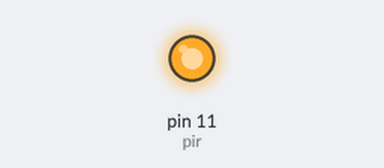
Simulated run of this program. Board: Raspberry Pi (header pin numbers), started with the arguments 1 1. Parts: output pins drawn as LEDs (lit = HIGH). What the program prints to the terminal is not drawn. At 0.0 s the program stops and its outputs stay as they are.

Above: at 0.1 s.
Timing chart, 0 to 1.5 s (numbered marks = the images above):
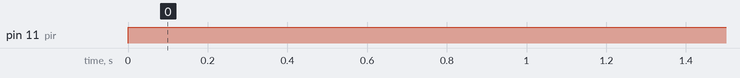

Measured:
- by itself, pin 11 (pir): LOW → HIGH at 0.00 s

The program:

ON1.py
```python
import RPi.GPIO as GPIO
import RPi.GPIO as IO #Import GPIO library
import time
import sys #Import time library
#from furl import furl

#import mysql.connector

GPIO.setmode(GPIO.BOARD)                          #Set GPIO pin numbering

#roomID=sys.argv[1]

room = sys.argv[1]

deviceId = sys.argv[2]

pir = 11

if(sys.argv[1]=="1" and sys.argv[2]=="1"):
    pir = 11                                        #Associate pin 26 to pir

elif(sys.argv[1]=="2" and sys.argv[2]=="1"):
    pir = 13                                        #Associate pin 26 to pir

elif(sys.argv[1]=="3" and sys.argv[2]=="1"):
    pir = 15                                        #Associate pin 26 to pir

elif(sys.argv[1]=="4" and sys.argv[2]=="1"):
    pir = 29                                        #Associate pin 26 to pir

elif(sys.argv[1]=="5" and sys.argv[2]=="1"):
    pir = 31                                        #Associate pin 26 to pir

elif(sys.argv[1]=="6" and sys.argv[2]=="1"):
    pir = 33                                        #Associate pin 26 to pir

GPIO.setup(pir, GPIO.OUT)                          #Set pin as GPIO in
GPIO.output(pir,1)

print("on")

   
```
